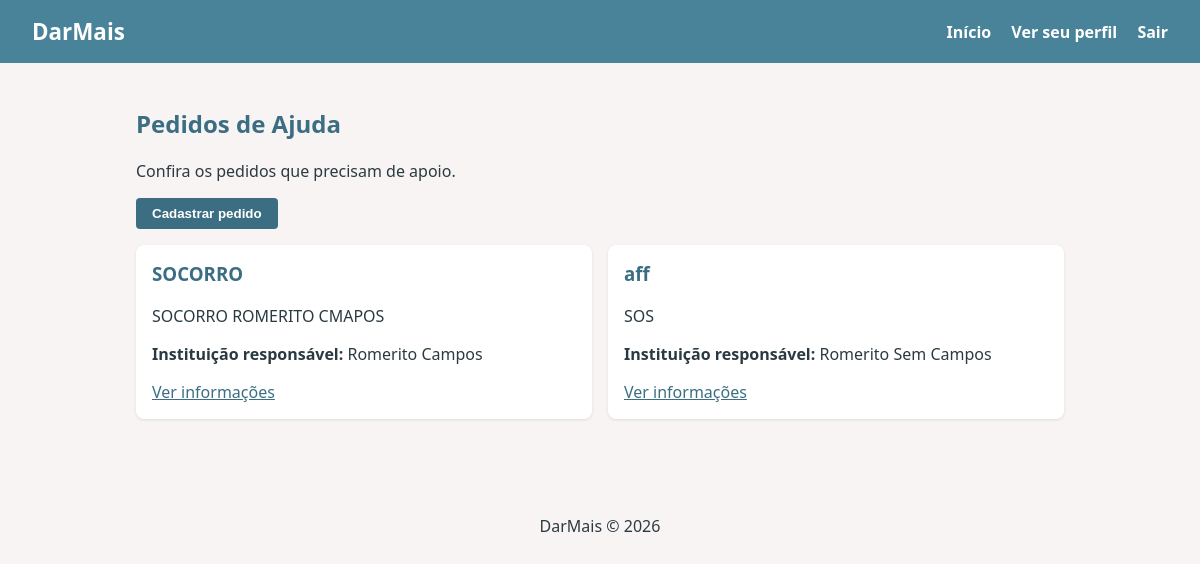
Before: /pedidos (signed in) with the older database file.
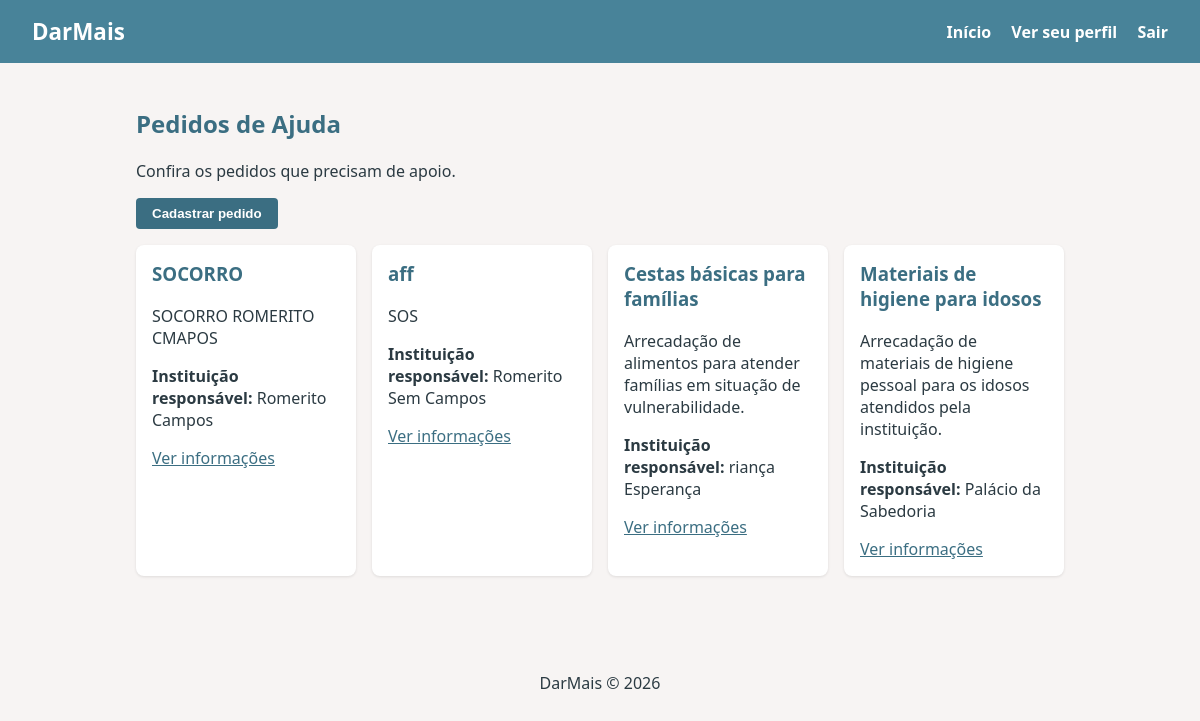
After: the same page with the newer database file.
### projeto_romerito/models.py (models this page shows)
class PedidoDeAjuda(Base):
    __tablename__ = "pedidos_ajuda"
    id: Mapped[int] = mapped_column(primary_key=True, autoincrement=True)
    titulo: Mapped[str] = mapped_column(String(100), nullable=False)
    descricao: Mapped[str] = mapped_column(Text, nullable=False)
    instituicao_id: Mapped[int] = mapped_column(
        ForeignKey("instituicoes.id"),
        nullable=False
    )
    instituicao: Mapped["Instituicao"] = relationship(
        back_populates="pedidos_ajuda"
    )
    beneficiarios: Mapped[List["Beneficiario"]] = relationship(
        back_populates="pedido_ajuda"
    )
    doacoes: Mapped[List["Doacao"]] = relationship(
        back_populates="pedido_ajuda"
    )

class Instituicao(Base):
    __tablename__ = "instituicoes"
    id: Mapped[int] = mapped_column(primary_key=True, autoincrement=True)
    nome: Mapped[str] = mapped_column(String(100), nullable=False)
    email: Mapped[str] = mapped_column(String(80), unique=True, nullable=False)
    cnpj: Mapped[str] = mapped_column(String(18), unique=True, nullable=False)
    senha: Mapped[str] = mapped_column(String(255), nullable=False)
    pedidos_ajuda: Mapped[List["PedidoDeAjuda"]] = relationship(
        back_populates="instituicao"
    )

### projeto_romerito/blueprints/pedidos/routes.py (the view)
@pedidos_bp.route('/pedidos')
def listar():
    usuario_id = sf.get('user_id')
    if not usuario_id:
        return render_template('auth/login.html')
    with Session(bind = engine) as session:
        pedidos = session.scalars(
            select(PedidoDeAjuda)
        ).all()
        return render_template(
            'pedidos/listar.html',
            pedidos=pedidos
        )

### projeto_romerito/blueprints/pedidos/templates/pedidos/listar.html (shortened to what this page needs)
{% extends 'base.html' %}
{% block conteudo %}
<section>
    <h2>Pedidos de Ajuda</h2>
    <p>Confira os pedidos que precisam de apoio.</p>
    <p>
        <a href="{{ url_for('pedidos.cadastrar') }}">
            <button type="button">Cadastrar pedido</button>
        </a>
    </p>
    <div class="cards">
        {% for pedido in pedidos %}
            <div class="card">
                <h3>{{ pedido.titulo }}</h3>
                <p>{{ pedido.descricao }}</p>
                <p>
                    <strong>Instituição responsável:</strong>
                    {{ pedido.instituicao.nome }}
                </p>
                <a href="{{ url_for('pedidos.informacoes', pedido_id=pedido.id) }}">
                    Ver informações
                </a>
            </div>
        {% else %}
            <p>Nenhum pedido de ajuda cadastrado.</p>
        {% endfor %}
    </div>
</section>
{% endblock %}

Changed rows visible on the page:
added PedidoDeAjuda: titulo "Cestas básicas para famílias", descricao "Arrecadação de alimentos para atender famílias em situação de vulnerabilidade.", instituicao.nome "riança Esperança"
added PedidoDeAjuda: titulo "Materiais de higiene para idosos", descricao "Arrecadação de materiais de higiene pessoal para os idosos atendidos pela instituição.", instituicao.nome "Palácio da Sabedoria"
